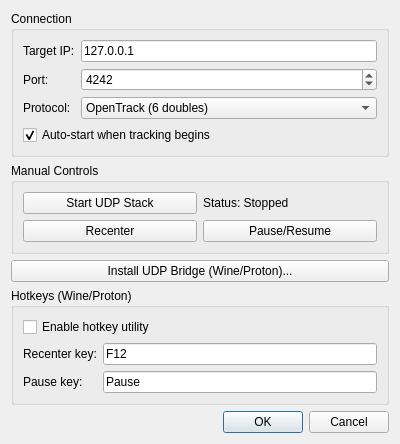
<?xml version="1.0" encoding="UTF-8"?>
<ui version="4.0">
 <class>UdpSettingsDialog</class>
 <widget class="QDialog" name="UdpSettingsDialog">
  <property name="geometry">
   <rect>
    <x>0</x>
    <y>0</y>
    <width>400</width>
    <height>280</height>
   </rect>
  </property>
  <property name="windowTitle">
   <string>UDP Bridge Settings</string>
  </property>
  <layout class="QVBoxLayout" name="verticalLayout">
   <item>
    <widget class="QGroupBox" name="connectionGroup">
     <property name="title">
      <string>Connection</string>
     </property>
     <layout class="QGridLayout" name="gridLayout">
      <item row="0" column="0">
       <widget class="QLabel" name="ipLabel">
        <property name="text">
         <string>Target IP:</string>
        </property>
       </widget>
      </item>
      <item row="0" column="1">
       <widget class="QLineEdit" name="ipEdit">
        <property name="text">
         <string>127.0.0.1</string>
        </property>
       </widget>
      </item>
      <item row="1" column="0">
       <widget class="QLabel" name="portLabel">
        <property name="text">
         <string>Port:</string>
        </property>
       </widget>
      </item>
      <item row="1" column="1">
       <widget class="QSpinBox" name="portSpinBox">
        <property name="minimum">
         <number>1024</number>
        </property>
        <property name="maximum">
         <number>65535</number>
        </property>
        <property name="value">
         <number>4242</number>
        </property>
       </widget>
      </item>
      <item row="2" column="0">
       <widget class="QLabel" name="protocolLabel">
        <property name="text">
         <string>Protocol:</string>
        </property>
       </widget>
      </item>
      <item row="2" column="1">
       <widget class="QComboBox" name="protocolCombo">
        <item>
         <property name="text">
          <string>OpenTrack (6 doubles)</string>
         </property>
        </item>
        <item>
         <property name="text">
          <string>FreeTrack</string>
         </property>
        </item>
       </widget>
      </item>
      <item row="3" column="0" colspan="2">
       <widget class="QCheckBox" name="autoStartCheck">
        <property name="text">
         <string>Auto-start when tracking begins</string>
        </property>
        <property name="checked">
         <bool>true</bool>
        </property>
       </widget>
      </item>
     </layout>
    </widget>
   </item>
   <item>
     <widget class="QGroupBox" name="controlsGroup">
      <property name="title">
       <string>Manual Controls</string>
      </property>
      <layout class="QVBoxLayout" name="controlsVLayout">
       <item>
        <layout class="QHBoxLayout" name="horizontalLayout">
         <item>
          <widget class="QPushButton" name="startStopButton">
           <property name="text">
            <string>Start UDP Stack</string>
           </property>
          </widget>
         </item>
         <item>
          <widget class="QLabel" name="statusLabel">
           <property name="text">
            <string>Status: Stopped</string>
           </property>
          </widget>
         </item>
        </layout>
       </item>
       <item>
        <layout class="QHBoxLayout" name="buttonLayout">
         <item>
          <widget class="QPushButton" name="recenterButton">
           <property name="text">
            <string>Recenter</string>
           </property>
          </widget>
         </item>
         <item>
          <widget class="QPushButton" name="pauseButton">
           <property name="text">
            <string>Pause/Resume</string>
           </property>
          </widget>
         </item>
        </layout>
       </item>
      </layout>
     </widget>
    </item>
   <item>
    <widget class="QPushButton" name="installWineButton">
     <property name="text">
      <string>Install UDP Bridge (Wine/Proton)...</string>
     </property>
    </widget>
   </item>
   <item>
    <widget class="QGroupBox" name="hotkeysGroup">
     <property name="title">
      <string>Hotkeys (Wine/Proton)</string>
     </property>
     <layout class="QGridLayout" name="hotkeysLayout">
      <item row="0" column="0" colspan="2">
       <widget class="QCheckBox" name="enableHotkeysCheck">
        <property name="text">
         <string>Enable hotkey utility</string>
        </property>
       </widget>
      </item>
      <item row="1" column="0">
       <widget class="QLabel" name="recenterKeyLabel">
        <property name="text">
         <string>Recenter key:</string>
        </property>
       </widget>
      </item>
      <item row="1" column="1">
       <widget class="QKeySequenceEdit" name="recenterKeyEdit">
        <property name="keySequence">
         <string>F12</string>
        </property>
       </widget>
      </item>
      <item row="2" column="0">
       <widget class="QLabel" name="pauseKeyLabel">
        <property name="text">
         <string>Pause key:</string>
        </property>
       </widget>
      </item>
      <item row="2" column="1">
       <widget class="QKeySequenceEdit" name="pauseKeyEdit">
        <property name="keySequence">
         <string>Pause</string>
        </property>
       </widget>
      </item>
     </layout>
    </widget>
   </item>
   <item>
    <spacer name="verticalSpacer">
     <property name="orientation">
      <enum>Qt::Vertical</enum>
     </property>
     <property name="sizeHint" stdset="0">
      <size>
       <width>20</width>
       <height>20</height>
      </size>
     </property>
    </spacer>
   </item>
   <item>
    <widget class="QDialogButtonBox" name="buttonBox">
     <property name="standardButtons">
      <set>QDialogButtonBox::Cancel|QDialogButtonBox::Ok</set>
     </property>
    </widget>
   </item>
  </layout>
 </widget>
 <connections>
  <connection>
   <sender>buttonBox</sender>
   <signal>accepted()</signal>
   <receiver>UdpSettingsDialog</receiver>
   <slot>accept()</slot>
  </connection>
  <connection>
   <sender>buttonBox</sender>
   <signal>rejected()</signal>
   <receiver>UdpSettingsDialog</receiver>
   <slot>reject()</slot>
  </connection>
 </connections>
</ui>
